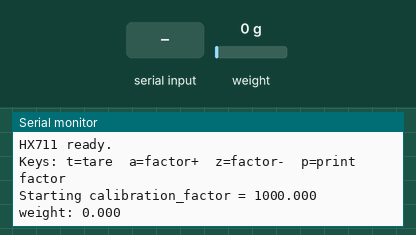
This program was run on a simulated STM32 Nucleo. Parts: the last lines printed to the serial monitor. The inputs (shaded band) are chosen by the test bench; at power-on: weight on the scale 0 g.

Above: at 2.2 s.
2.3 s: "t" received over Serial
At 4.8 s:
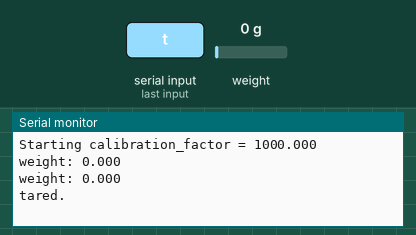
5.5 s: "p" received over Serial
At 6.8 s:
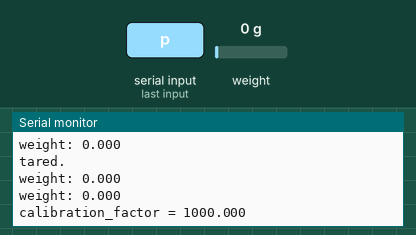
7.5 s: weight on the scale set to 100 g
At 8.4 s:
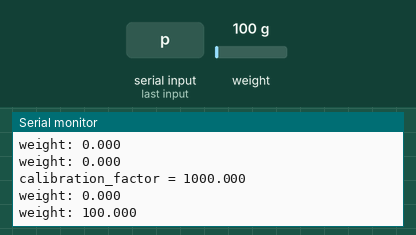
9.0 s: weight on the scale set to 1250 g
At 9.8 s:
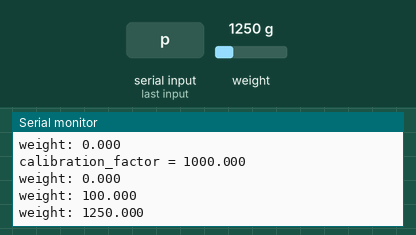
Timing chart, 0 to 11.5 s (numbered marks = the images above; inputs shaded):
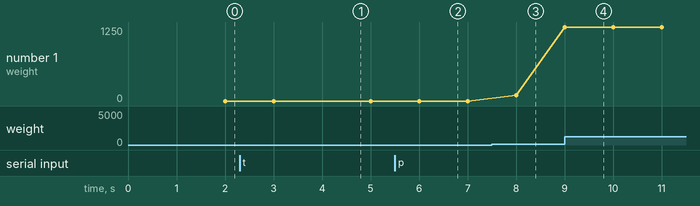

Measured:
- after the input at 2.3 s, the serial monitor: prints a new line after 1.7 s (image 1)
- after the input at 5.5 s, the serial monitor: prints a new line after 0.50 s (image 2)
- after the input at 7.5 s, the serial monitor: prints a new line after 0.50 s (image 3)
- after the input at 9.0 s, the serial monitor: prints a new line at once (image 4)
- plotted number 1: 0 → 100 after the input at 7.5 s, 100 → 1250 after the input at 9.0 s

The program:

main.cpp
```cpp
// Strain gauge readout — Nucleo-F446ZE + HX711
//
// Reads a quarter-bridge strain gauge through an HX711 24-bit ADC and prints
// calibrated weight over the ST-Link USB virtual COM port (/dev/ttyACM0 on
// Ubuntu). The HX711 is bit-banged GPIO, not the SPI peripheral — SCK is a
// clock the MCU drives, DT/DOUT is the data line the MCU reads.
//
// Wiring (HX711 -> Nucleo):
//   VCC -> 3V3
//   GND -> GND
//   SCK -> D13 (PA5)   clock out from MCU
//   DT  -> D12 (PA6)   data in  to  MCU
//
// Serial calibration keys:
//   t = tare (zero with no load)
//   a = calibration_factor += STEP
//   z = calibration_factor -= STEP
//   p = print current calibration_factor

#include <Arduino.h>
#include "HX711.h"

const int HX711_DOUT = D13;  // DT  -> PA5
const int HX711_SCK  = D12;  // SCK -> PA6

// Counts-per-unit divisor. Start with a guess and refine using a known mass
// (see calibration procedure in README), then paste the final value here so it
// persists across resets.
float calibration_factor = 1000.0f;

// How much each 'a'/'z' keypress nudges the calibration factor.
const float CALIB_STEP = 10.0f;

HX711 scale;

void setup() {
  Serial.begin(115200);
  while (!Serial) { /* wait for VCP on boards that need it */ }

  scale.begin(HX711_DOUT, HX711_SCK);  // (DOUT, SCK) order matters
  scale.set_scale(calibration_factor);
  scale.tare();                        // zero with no load on the gauge

  Serial.println();
  Serial.println("HX711 ready.");
  Serial.println("Keys: t=tare  a=factor+  z=factor-  p=print factor");
  Serial.print("Starting calibration_factor = ");
  Serial.println(calibration_factor, 3);
}

void handleSerialCommand() {
  if (!Serial.available()) return;

  char c = Serial.read();
  switch (c) {
    case 't':
      scale.tare();
      Serial.println("tared.");
      break;
    case 'a':
      calibration_factor += CALIB_STEP;
      scale.set_scale(calibration_factor);
      break;
    case 'z':
      calibration_factor -= CALIB_STEP;
      scale.set_scale(calibration_factor);
      break;
    case 'p':
      Serial.print("calibration_factor = ");
      Serial.println(calibration_factor, 3);
      break;
    default:
      break;  // ignore newlines and unknown keys
  }
}

void loop() {
  if (scale.is_ready()) {
    float weight = scale.get_units(10);  // averaged over 10 samples
    Serial.print("weight: ");
    Serial.println(weight, 3);
  } else {
    // HX711 not responding — almost always a DOUT/SCK wiring or power issue.
    Serial.println("HX711 not ready (check DT/SCK wiring and VCC).");
    delay(500);
  }

  handleSerialCommand();
}
```
